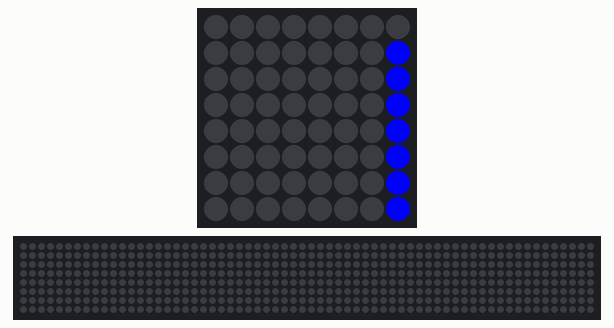
A program run on a simulated Raspberry Pi (BCM pin numbers) with a Sense HAT. Shown: the Sense HAT's 8×8 RGB LED matrix, a strip that is not on the board, showing the scrolling text unrolled. The 64×8 strip is a reading aid, not a part: it shows the text the matrix is scrolling, unrolled, one strip-width of it at a time. At 33.6 s the program stops and its outputs stay as they are.

Above: at 0.6 s.
At 4.6 s:
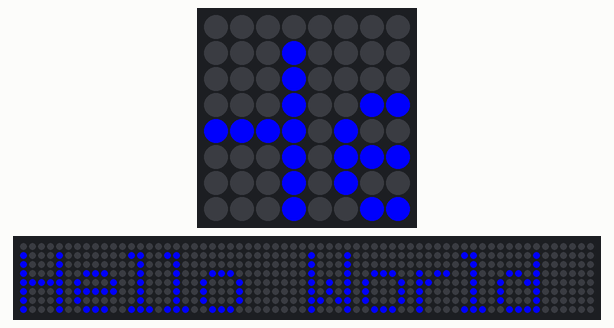
At 8.6 s:
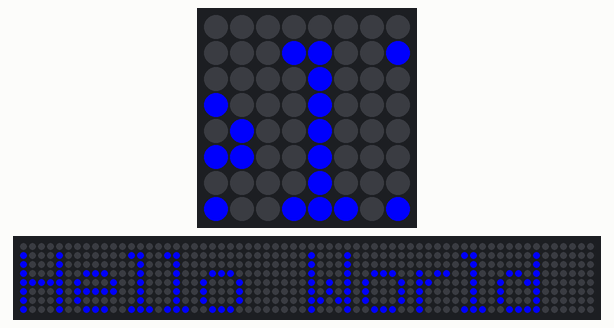
At 17.1 s:
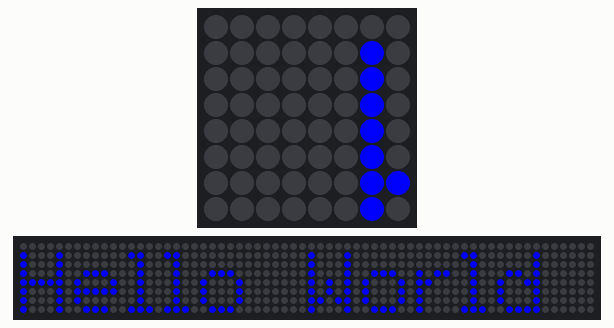
At 25.1 s:
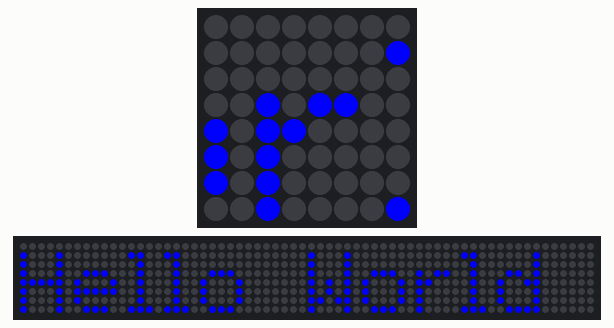
At 33.31 s:
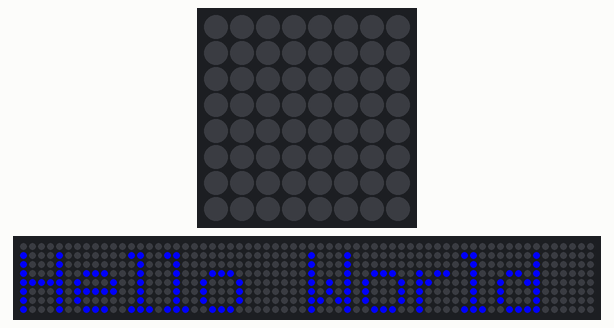

Measured:
- what the display in image 0 shows lasts 0.5 s, from 0.5 s to 1.0 s

The program:

Example3.py
```python
# Show Message Example
#This program will let you display a scrolling message on the LED matrix of the SenseHat

#import senseHat library
from sense_hat import SenseHat
# a library is a set of code that can be referenced in a program. It has books (functions) that can be opened to help with tasks.

#we have to declare how we want to call the libary we imported. This will allow the program to use the books (functions) that are in the library
sense = SenseHat()

#now use the sense libary to open one of the books (functions) that it lets you use.
#we want to show a message on the LED matrix
sense.show_message("Hello World",text_colour=(0,0,255),scroll_speed=.5)

# Challenges:
# Can you make the LED display show your name?
```
